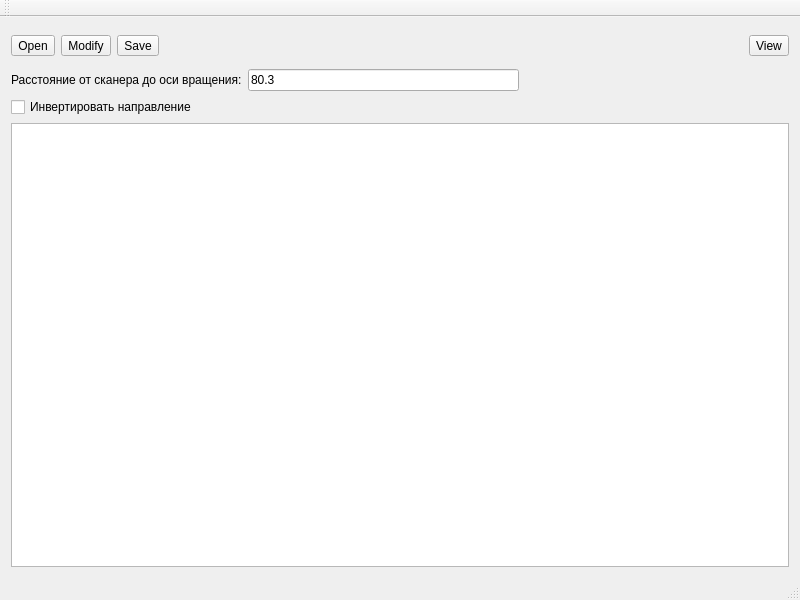
<?xml version="1.0" encoding="UTF-8"?>
<ui version="4.0">
 <class>MainWindow</class>
 <widget class="QMainWindow" name="MainWindow">
  <property name="geometry">
   <rect>
    <x>0</x>
    <y>0</y>
    <width>800</width>
    <height>600</height>
   </rect>
  </property>
  <property name="windowTitle">
   <string>MainWindow</string>
  </property>
  <widget class="QWidget" name="centralWidget">
   <layout class="QVBoxLayout" name="verticalLayout">
    <item>
     <widget class="QWidget" name="toolBarWidget" native="true">
      <property name="sizePolicy">
       <sizepolicy hsizetype="Preferred" vsizetype="Fixed">
        <horstretch>0</horstretch>
        <verstretch>0</verstretch>
       </sizepolicy>
      </property>
      <property name="minimumSize">
       <size>
        <width>0</width>
        <height>35</height>
       </size>
      </property>
      <property name="maximumSize">
       <size>
        <width>16777215</width>
        <height>35</height>
       </size>
      </property>
      <layout class="QHBoxLayout" name="horizontalLayout">
       <property name="leftMargin">
        <number>0</number>
       </property>
       <property name="topMargin">
        <number>0</number>
       </property>
       <property name="rightMargin">
        <number>0</number>
       </property>
       <property name="bottomMargin">
        <number>0</number>
       </property>
       <item>
        <widget class="QToolButton" name="openToolButton">
         <property name="text">
          <string>Open</string>
         </property>
         <property name="icon">
          <iconset resource="resources/resources.qrc">
           <normaloff>:/images/images/open.png</normaloff>:/images/images/open.png</iconset>
         </property>
         <property name="iconSize">
          <size>
           <width>24</width>
           <height>24</height>
          </size>
         </property>
        </widget>
       </item>
       <item>
        <widget class="QToolButton" name="modifyToolButton">
         <property name="text">
          <string>Modify</string>
         </property>
         <property name="icon">
          <iconset resource="resources/resources.qrc">
           <normaloff>:/images/images/play.png</normaloff>:/images/images/play.png</iconset>
         </property>
         <property name="iconSize">
          <size>
           <width>24</width>
           <height>24</height>
          </size>
         </property>
        </widget>
       </item>
       <item>
        <widget class="QToolButton" name="saveToolButton">
         <property name="text">
          <string>Save</string>
         </property>
         <property name="icon">
          <iconset resource="resources/resources.qrc">
           <normaloff>:/images/images/save.png</normaloff>:/images/images/save.png</iconset>
         </property>
         <property name="iconSize">
          <size>
           <width>24</width>
           <height>24</height>
          </size>
         </property>
        </widget>
       </item>
       <item>
        <spacer name="horizontalSpacer">
         <property name="orientation">
          <enum>Qt::Horizontal</enum>
         </property>
         <property name="sizeHint" stdset="0">
          <size>
           <width>603</width>
           <height>20</height>
          </size>
         </property>
        </spacer>
       </item>
       <item>
        <widget class="QToolButton" name="viewToolButton">
         <property name="text">
          <string>View</string>
         </property>
         <property name="icon">
          <iconset resource="resources/resources.qrc">
           <normaloff>:/images/images/view.png</normaloff>:/images/images/view.png</iconset>
         </property>
         <property name="iconSize">
          <size>
           <width>24</width>
           <height>24</height>
          </size>
         </property>
        </widget>
       </item>
      </layout>
     </widget>
    </item>
    <item>
     <widget class="QWidget" name="pointsWidget" native="true">
      <layout class="QVBoxLayout" name="verticalLayout_2">
       <property name="leftMargin">
        <number>0</number>
       </property>
       <property name="topMargin">
        <number>0</number>
       </property>
       <property name="rightMargin">
        <number>0</number>
       </property>
       <property name="bottomMargin">
        <number>0</number>
       </property>
       <item>
        <widget class="QWidget" name="scanToSliceParamsWidget" native="true">
         <property name="sizePolicy">
          <sizepolicy hsizetype="Preferred" vsizetype="Preferred">
           <horstretch>1</horstretch>
           <verstretch>0</verstretch>
          </sizepolicy>
         </property>
         <layout class="QGridLayout" name="gridLayout">
          <property name="leftMargin">
           <number>0</number>
          </property>
          <property name="topMargin">
           <number>0</number>
          </property>
          <property name="rightMargin">
           <number>0</number>
          </property>
          <property name="bottomMargin">
           <number>0</number>
          </property>
          <item row="0" column="1">
           <widget class="QLineEdit" name="distanceLineEdit">
            <property name="minimumSize">
             <size>
              <width>75</width>
              <height>0</height>
             </size>
            </property>
            <property name="text">
             <string>80.3</string>
            </property>
            <property name="frame">
             <bool>true</bool>
            </property>
           </widget>
          </item>
          <item row="0" column="0">
           <widget class="QLabel" name="distanceLabel">
            <property name="text">
             <string>Расстояние от сканера до оси вращения:</string>
            </property>
           </widget>
          </item>
          <item row="0" column="2" rowspan="2">
           <spacer name="horizontalSpacer_2">
            <property name="orientation">
             <enum>Qt::Horizontal</enum>
            </property>
            <property name="sizeHint" stdset="0">
             <size>
              <width>40</width>
              <height>20</height>
             </size>
            </property>
           </spacer>
          </item>
          <item row="1" column="0">
           <widget class="QCheckBox" name="invertCheckBox">
            <property name="text">
             <string>Инвертировать направление</string>
            </property>
           </widget>
          </item>
         </layout>
        </widget>
       </item>
       <item>
        <widget class="QTableWidget" name="pointsTableWidget">
         <property name="sizePolicy">
          <sizepolicy hsizetype="Expanding" vsizetype="Expanding">
           <horstretch>5</horstretch>
           <verstretch>0</verstretch>
          </sizepolicy>
         </property>
        </widget>
       </item>
      </layout>
     </widget>
    </item>
   </layout>
  </widget>
  <widget class="QMenuBar" name="menuBar">
   <property name="geometry">
    <rect>
     <x>0</x>
     <y>0</y>
     <width>800</width>
     <height>22</height>
    </rect>
   </property>
  </widget>
  <widget class="QToolBar" name="mainToolBar">
   <attribute name="toolBarArea">
    <enum>TopToolBarArea</enum>
   </attribute>
   <attribute name="toolBarBreak">
    <bool>false</bool>
   </attribute>
  </widget>
  <widget class="QStatusBar" name="statusBar"/>
 </widget>
 <layoutdefault spacing="6" margin="11"/>
 <resources>
  <include location="resources/resources.qrc"/>
 </resources>
 <connections/>
</ui>
